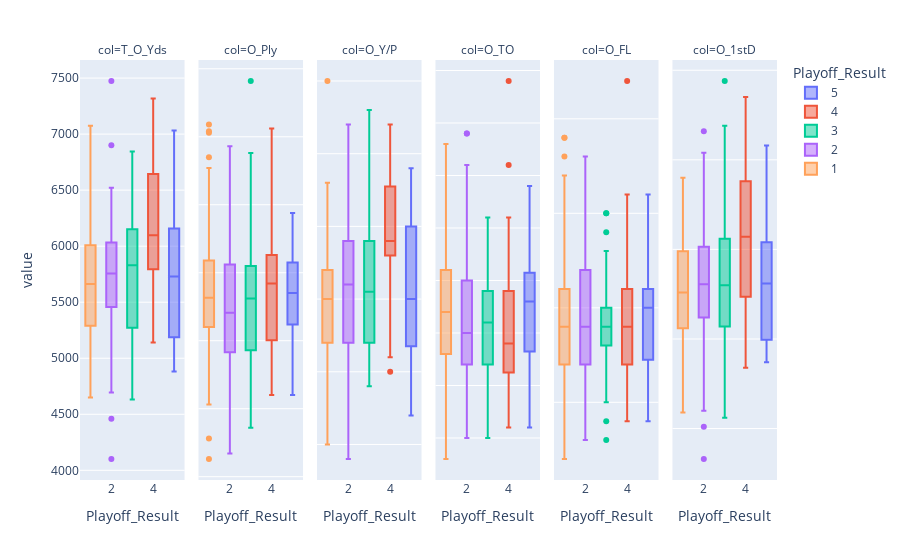

The cell this chart's notebook holds for it:
### Code cell
px.box(gen_o.melt(id_vars=['Playoff_Result'], var_name = "col" ), x = "Playoff_Result", y='value', 
       color = 'Playoff_Result',facet_col='col').update_yaxes(matches=None)

### Figure 1 — Plotly figure (JSON) as saved in the notebook; plotly's stock layout.template omitted (floating-point values rounded to 4 significant figures)
{"data": [{"alignmentgroup": "True", "hovertemplate": "Playoff_Result=%{x}<br>col=T_O_Yds<br>value=%{y}<extra></extra>", "legendgroup": "5", "marker": {"color": "#636efa"}, "name": "5", "notched": false, "offsetgroup": "5", "orientation": "v", "showlegend": true, "type": "box", "x": [5, 5, 5, 5, 5, 5, 5, 5, 5, 5, 5, 5, 5, 5, 5, 5, 5, 5, 5, 5, 5, 5, 5], "x0": " ", "xaxis": "x", "y": [5014, 4882, 5002, 5039, 5722, 5149, 6070, 5302, 4991, 6461, 5730, 6161, 5640, 5424, 5848, 5688, 6180, 5852, 6295, 6067, 6145, 6325, 7032], "y0": " ", "yaxis": "y"}, {"alignmentgroup": "True", "hovertemplate": "Playoff_Result=%{x}<br>col=O_Ply<br>value=%{y}<extra></extra>", "legendgroup": "5", "marker": {"color": "#636efa"}, "name": "5", "notched": false, "offsetgroup": "5", "orientation": "v", "showlegend": false, "type": "box", "x": [5, 5, 5, 5, 5, 5, 5, 5, 5, 5, 5, 5, 5, 5, 5, 5, 5, 5, 5, 5, 5, 5, 5], "x0": " ", "xaxis": "x2", "y": [1058, 1001, 1022, 1042, 1035, 960, 1011, 1041, 1015, 1032, 1000, 1028, 1042, 973, 1073, 1056, 1056, 1073, 1073, 976, 1017, 1058, 1094], "y0": " ", "yaxis": "y2"}, {"alignmentgroup": "True", "hovertemplate": "Playoff_Result=%{x}<br>col=O_Y/P<br>value=%{y}<extra></extra>", "legendgroup": "5", "marker": {"color": "#636efa"}, "name": "5", "notched": false, "offsetgroup": "5", "orientation": "v", "showlegend": false, "type": "box", "x": [5, 5, 5, 5, 5, 5, 5, 5, 5, 5, 5, 5, 5, 5, 5, 5, 5, 5, 5, 5, 5, 5, 5], "x0": " ", "xaxis": "x3", "y": [4.7, 4.9, 4.9, 4.8, 5.5, 5.4, 6, 5.1, 4.9, 6.3, 5.7, 6, 5.4, 5.6, 5.5, 5.4, 5.9, 5.5, 5.9, 6.2, 6, 6, 6.4], "y0": " ", "yaxis": "y3"}, {"alignmentgroup": "True", "hovertemplate": "Playoff_Result=%{x}<br>col=O_TO<br>value=%{y}<extra></extra>", "legendgroup": "5", "marker": {"color": "#636efa"}, "name": "5", "notched": false, "offsetgroup": "5", "orientation": "v", "showlegend": false, "type": "box", "x": [5, 5, 5, 5, 5, 5, 5, 5, 5, 5, 5, 5, 5, 5, 5, 5, 5, 5, 5, 5, 5, 5, 5], "x0": " ", "xaxis": "x4", "y": [26, 28, 21, 24, 27, 23, 19, 34, 25, 28, 22, 24, 16, 19, 13, 31, 11, 20, 18, 15, 17, 23, 23], "y0": " ", "yaxis": "y4"}, {"alignmentgroup": "True", "hovertemplate": "Playoff_Result=%{x}<br>col=O_FL<br>value=%{y}<extra></extra>", "legendgroup": "5", "marker": {"color": "#636efa"}, "name": "5", "notched": false, "offsetgroup": "5", "orientation": "v", "showlegend": false, "type": "box", "x": [5, 5, 5, 5, 5, 5, 5, 5, 5, 5, 5, 5, 5, 5, 5, 5, 5, 5, 5, 5, 5, 5, 5], "x0": " ", "xaxis": "x5", "y": [7, 13, 11, 11, 13, 9, 10, 14, 10, 16, 9, 8, 5, 10, 4, 8, 9, 11, 7, 10, 5, 5, 11], "y0": " ", "yaxis": "y5"}, {"alignmentgroup": "True", "hovertemplate": "Playoff_Result=%{x}<br>col=O_1stD<br>value=%{y}<extra></extra>", "legendgroup": "5", "marker": {"color": "#636efa"}, "name": "5", "notched": false, "offsetgroup": "5", "orientation": "v", "showlegend": false, "type": "box", "x": [5, 5, 5, 5, 5, 5, 5, 5, 5, 5, 5, 5, 5, 5, 5, 5, 5, 5, 5, 5, 5, 5, 5], "x0": " ", "xaxis": "x6", "y": [288, 292, 287, 294, 344, 297, 376, 321, 290, 348, 312, 331, 314, 307, 361, 314, 351, 338, 365, 350, 364, 355, 408], "y0": " ", "yaxis": "y6"}, {"alignmentgroup": "True", "hovertemplate": "Playoff_Result=%{x}<br>col=T_O_Yds<br>value=%{y}<extra></extra>", "legendgroup": "4", "marker": {"color": "#EF553B"}, "name": "4", "notched": false, "offsetgroup": "4", "orientation": "v", "showlegend": true, "type": "box", "x": [4, 4, 4, 4, 4, 4, 4, 4, 4, 4, 4, 4, 4, 4, 4, 4, 4, 4, 4, 4, 4, 4, 4], "x0": " ", "xaxis": "x", "y": [5376, 6690, 6237, 5141, 5618, 5915, 5199, 6580, 5852, 5809, 5525, 6848, 5789, 7317, 6012, 5871, 6653, 6307, 6738, 6097, 6653, 6145, 6614], "y0": " ", "yaxis": "y"}, {"alignmentgroup": "True", "hovertemplate": "Playoff_Result=%{x}<br>col=O_Ply<br>value=%{y}<extra></extra>", "legendgroup": "4", "marker": {"color": "#EF553B"}, "name": "4", "notched": false, "offsetgroup": "4", "orientation": "v", "showlegend": false, "type": "box", "x": [4, 4, 4, 4, 4, 4, 4, 4, 4, 4, 4, 4, 4, 4, 4, 4, 4, 4, 4, 4, 4, 4, 4], "x0": " ", "xaxis": "x2", "y": [1064, 1007, 1069, 1008, 960, 1020, 1042, 1058, 998, 980, 993, 1082, 969, 1156, 1021, 1060, 995, 1070, 1060, 1012, 1057, 1046, 1124], "y0": " ", "yaxis": "y2"}, {"alignmentgroup": "True", "hovertemplate": "Playoff_Result=%{x}<br>col=O_Y/P<br>value=%{y}<extra></extra>", "legendgroup": "4", "marker": {"color": "#EF553B"}, "name": "4", "notched": false, "offsetgroup": "4", "orientation": "v", "showlegend": false, "type": "box", "x": [4, 4, 4, 4, 4, 4, 4, 4, 4, 4, 4, 4, 4, 4, 4, 4, 4, 4, 4, 4, 4, 4, 4], "x0": " ", "xaxis": "x3", "y": [5.1, 6.6, 5.8, 5.1, 5.9, 5.8, 5, 6.2, 5.9, 5.9, 5.6, 6.3, 6, 6.3, 5.9, 5.5, 6.7, 5.9, 6.4, 6, 6.3, 5.9, 5.9], "y0": " ", "yaxis": "y3"}, {"alignmentgroup": "True", "hovertemplate": "Playoff_Result=%{x}<br>col=O_TO<br>value=%{y}<extra></extra>", "legendgroup": "4", "marker": {"color": "#EF553B"}, "name": "4", "notched": false, "offsetgroup": "4", "orientation": "v", "showlegend": false, "type": "box", "x": [4, 4, 4, 4, 4, 4, 4, 4, 4, 4, 4, 4, 4, 4, 4, 4, 4, 4, 4, 4, 4, 4, 4], "x0": " ", "xaxis": "x4", "y": [24, 44, 19, 31, 22, 17, 36, 15, 30, 24, 18, 17, 16, 26, 14, 19, 11, 12, 19, 23, 16, 21, 19], "y0": " ", "yaxis": "y4"}, {"alignmentgroup": "True", "hovertemplate": "Playoff_Result=%{x}<br>col=O_FL<br>value=%{y}<extra></extra>", "legendgroup": "4", "marker": {"color": "#EF553B"}, "name": "4", "notched": false, "offsetgroup": "4", "orientation": "v", "showlegend": false, "type": "box", "x": [4, 4, 4, 4, 4, 4, 4, 4, 4, 4, 4, 4, 4, 4, 4, 4, 4, 4, 4, 4, 4, 4, 4], "x0": " ", "xaxis": "x5", "y": [11, 22, 9, 15, 11, 7, 14, 6, 15, 5, 9, 5, 8, 16, 7, 9, 4, 4, 7, 10, 9, 7, 10], "y0": " ", "yaxis": "y5"}, {"alignmentgroup": "True", "hovertemplate": "Playoff_Result=%{x}<br>col=O_1stD<br>value=%{y}<extra></extra>", "legendgroup": "4", "marker": {"color": "#EF553B"}, "name": "4", "notched": false, "offsetgroup": "4", "orientation": "v", "showlegend": false, "type": "box", "x": [4, 4, 4, 4, 4, 4, 4, 4, 4, 4, 4, 4, 4, 4, 4, 4, 4, 4, 4, 4, 4, 4, 4], "x0": " ", "xaxis": "x6", "y": [310, 357, 366, 284, 301, 361, 300, 393, 328, 339, 295, 399, 322, 435, 328, 357, 379, 389, 401, 336, 397, 337, 385], "y0": " ", "yaxis": "y6"}, {"alignmentgroup": "True", "hovertemplate": "Playoff_Result=%{x}<br>col=T_O_Yds<br>value=%{y}<extra></extra>", "legendgroup": "3", "marker": {"color": "#00cc96"}, "name": "3", "notched": false, "offsetgroup": "3", "orientation": "v", "showlegend": true, "type": "box", "x": [3, 3, 3, 3, 3, 3, 3, 3, 3, 3, 3, 3, 3, 3, 3, 3, 3, 3, 3, 3, 3, 3, 3, 3, 3, 3, 3, 3, 3, 3, 3, 3, 3, 3, 3, 3, 3, 3, 3, 3, 3, 3, 3, 3, 3, 3], "x0": " ", "xaxis": "x", "y": [5776, 5961, 4923, 5887, 5604, 5272, 5035, 5874, 5084, 5184, 5766, 4950, 5369, 6264, 5931, 5044, 5608, 5184, 6074, 5136, 4631, 5616, 4974, 5419, 6846, 5906, 5180, 6152, 6178, 6506, 5991, 6533, 5962, 5900, 5710, 5855, 6067, 6810, 5528, 5805, 6224, 6343, 6387, 6746, 6216, 5768], "y0": " ", "yaxis": "y"}, {"alignmentgroup": "True", "hovertemplate": "Playoff_Result=%{x}<br>col=O_Ply<br>value=%{y}<extra></extra>", "legendgroup": "3", "marker": {"color": "#00cc96"}, "name": "3", "notched": false, "offsetgroup": "3", "orientation": "v", "showlegend": false, "type": "box", "x": [3, 3, 3, 3, 3, 3, 3, 3, 3, 3, 3, 3, 3, 3, 3, 3, 3, 3, 3, 3, 3, 3, 3, 3, 3, 3, 3, 3, 3, 3, 3, 3, 3, 3, 3, 3, 3, 3, 3, 3, 3, 3, 3, 3, 3, 3], "x0": " ", "xaxis": "x2", "y": [1023, 958, 974, 1065, 1073, 1032, 944, 1041, 969, 1012, 1030, 964, 1055, 1075, 985, 980, 1056, 1058, 1054, 1030, 936, 1087, 993, 1036, 1191, 1021, 961, 1138, 1001, 1105, 1050, 1041, 1026, 1029, 1055, 1078, 1010, 996, 1020, 949, 990, 1034, 1046, 1134, 1047, 1053], "y0": " ", "yaxis": "y2"}, {"alignmentgroup": "True", "hovertemplate": "Playoff_Result=%{x}<br>col=O_Y/P<br>value=%{y}<extra></extra>", "legendgroup": "3", "marker": {"color": "#00cc96"}, "name": "3", "notched": false, "offsetgroup": "3", "orientation": "v", "showlegend": false, "type": "box", "x": [3, 3, 3, 3, 3, 3, 3, 3, 3, 3, 3, 3, 3, 3, 3, 3, 3, 3, 3, 3, 3, 3, 3, 3, 3, 3, 3, 3, 3, 3, 3, 3, 3, 3, 3, 3, 3, 3, 3, 3, 3, 3, 3, 3, 3, 3], "x0": " ", "xaxis": "x3", "y": [5.6, 6.2, 5.1, 5.5, 5.2, 5.1, 5.3, 5.6, 5.2, 5.1, 5.6, 5.1, 5.1, 5.8, 6, 5.1, 5.3, 4.9, 5.8, 5, 4.9, 5.2, 5, 5.2, 5.7, 5.8, 5.4, 5.4, 6.2, 5.9, 5.7, 6.3, 5.8, 5.7, 5.4, 5.4, 6, 6.8, 5.4, 6.1, 6.3, 6.1, 6.1, 5.9, 5.9, 5.5], "y0": " ", "yaxis": "y3"}, {"alignmentgroup": "True", "hovertemplate": "Playoff_Result=%{x}<br>col=O_TO<br>value=%{y}<extra></extra>", "legendgroup": "3", "marker": {"color": "#00cc96"}, "name": "3", "notched": false, "offsetgroup": "3", "orientation": "v", "showlegend": false, "type": "box", "x": [3, 3, 3, 3, 3, 3, 3, 3, 3, 3, 3, 3, 3, 3, 3, 3, 3, 3, 3, 3, 3, 3, 3, 3, 3, 3, 3, 3, 3, 3, 3, 3, 3, 3, 3, 3, 3, 3, 3, 3, 3, 3, 3, 3, 3, 3], "x0": " ", "xaxis": "x4", "y": [20, 28, 24, 21, 24, 25, 22, 20, 30, 21, 16, 26, 27, 23, 24, 24, 26, 21, 18, 30, 31, 21, 10, 24, 16, 18, 18, 20, 13, 31, 14, 24, 18, 17, 14, 23, 16, 18, 13, 17, 11, 22, 24, 25, 17, 18], "y0": " ", "yaxis": "y4"}, {"alignmentgroup": "True", "hovertemplate": "Playoff_Result=%{x}<br>col=O_FL<br>value=%{y}<extra></extra>", "legendgroup": "3", "marker": {"color": "#00cc96"}, "name": "3", "notched": false, "offsetgroup": "3", "orientation": "v", "showlegend": false, "type": "box", "x": [3, 3, 3, 3, 3, 3, 3, 3, 3, 3, 3, 3, 3, 3, 3, 3, 3, 3, 3, 3, 3, 3, 3, 3, 3, 3, 3, 3, 3, 3, 3, 3, 3, 3, 3, 3, 3, 3, 3, 3, 3, 3, 3, 3, 3, 3], "x0": " ", "xaxis": "x5", "y": [9, 10, 10, 9, 13, 10, 11, 10, 14, 8, 9, 10, 15, 10, 9, 8, 10, 9, 11, 9, 10, 7, 5, 12, 7, 4, 10, 9, 7, 15, 7, 11, 3, 9, 6, 10, 9, 6, 9, 9, 6, 11, 10, 12, 8, 6], "y0": " ", "yaxis": "y5"}, {"alignmentgroup": "True", "hovertemplate": "Playoff_Result=%{x}<br>col=O_1stD<br>value=%{y}<extra></extra>", "legendgroup": "3", "marker": {"color": "#00cc96"}, "name": "3", "notched": false, "offsetgroup": "3", "orientation": "v", "showlegend": false, "type": "box", "x": [3, 3, 3, 3, 3, 3, 3, 3, 3, 3, 3, 3, 3, 3, 3, 3, 3, 3, 3, 3, 3, 3, 3, 3, 3, 3, 3, 3, 3, 3, 3, 3, 3, 3, 3, 3, 3, 3, 3, 3, 3, 3, 3, 3, 3, 3], "x0": " ", "xaxis": "x6", "y": [337, 319, 256, 314, 311, 312, 302, 348, 284, 309, 330, 278, 330, 330, 307, 278, 318, 300, 343, 280, 263, 307, 282, 312, 444, 343, 286, 378, 356, 371, 348, 373, 336, 349, 334, 332, 377, 384, 320, 317, 358, 397, 361, 419, 347, 357], "y0": " ", "yaxis": "y6"}, {"alignmentgroup": "True", "hovertemplate": "Playoff_Result=%{x}<br>col=T_O_Yds<br>value=%{y}<extra></extra>", "legendgroup": "2", "marker": {"color": "#ab63fa"}, "name": "2", "notched": false, "offsetgroup": "2", "orientation": "v", "showlegend": true, "type": "box", "x": [2, 2, 2, 2, 2, 2, 2, 2, 2, 2, 2, 2, 2, 2, 2, 2, 2, 2, 2, 2, 2, 2, 2, 2, 2, 2, 2, 2, 2, 2, 2, 2, 2, 2, 2, 2, 2, 2, 2, 2, 2, 2, 2, 2, 2, 2, 2, 2, 2, 2, 2, 2, 2, 2, 2, 2, 2, 2, 2, 2, 2, 2, 2, 2, 2, 2, 2, 2, 2, 2, 2, 2, 2, 2, 2, 2, 2, 2, 2, 2, 2, 2, 2, 2, 2, 2, 2, 2, 2, 2, 2, 2], "x0": " ", "xaxis": "x", "y": [5350, 5006, 4461, 5397, 5463, 5124, 4694, 5361, 5701, 5036, 5535, 5952, 5910, 5798, 5457, 5501, 6339, 6475, 5438, 5877, 5799, 4101, 5289, 5632, 5840, 4977, 5072, 6103, 5739, 5851, 5719, 5583, 5695, 5584, 5018, 5595, 5761, 6390, 5510, 5619, 5820, 4765, 5458, 5166, 6482, 5954, 7474, 5066, 5953, 5610, 6366, 5751, 5069, 6293, 6391, 5468, 6446, 6138, 5547, 5838, 6327, 6058, 5299, 5353, 5488, 6027, 5035, 5715, 6047, 6259, 5837, 5024, 5962, 5845, 5501, 6179, 5991, 5792, 6521, 5656, 6023, 5913, 5810, 6032, 6901, 6493, 6215, 5822, 6034, 6361, 5676, 6075], "y0": " ", "yaxis": "y"}, {"alignmentgroup": "True", "hovertemplate": "Playoff_Result=%{x}<br>col=O_Ply<br>value=%{y}<extra></extra>", "legendgroup": "2", "marker": {"color": "#ab63fa"}, "name": "2", "notched": false, "offsetgroup": "2", "orientation": "v", "showlegend": false, "type": "box", "x": [2, 2, 2, 2, 2, 2, 2, 2, 2, 2, 2, 2, 2, 2, 2, 2, 2, 2, 2, 2, 2, 2, 2, 2, 2, 2, 2, 2, 2, 2, 2, 2, 2, 2, 2, 2, 2, 2, 2, 2, 2, 2, 2, 2, 2, 2, 2, 2, 2, 2, 2, 2, 2, 2, 2, 2, 2, 2, 2, 2, 2, 2, 2, 2, 2, 2, 2, 2, 2, 2, 2, 2, 2, 2, 2, 2, 2, 2, 2, 2, 2, 2, 2, 2, 2, 2, 2, 2, 2, 2, 2, 2], "x0": " ", "xaxis": "x2", "y": [1036, 1017, 945, 1041, 942, 1080, 1020, 1030, 1082, 917, 1038, 1097, 1003, 999, 1054, 1013, 985, 968, 996, 1011, 1000, 937, 1037, 1031, 1016, 1045, 1017, 988, 1020, 975, 1022, 1056, 1021, 924, 973, 938, 972, 1020, 985, 1014, 986, 964, 1097, 1018, 988, 1046, 1117, 1017, 1090, 974, 1090, 1042, 999, 1060, 1079, 1023, 1067, 1014, 1060, 1021, 1011, 1035, 955, 1056, 990, 1010, 1071, 1012, 1051, 1000, 984, 974, 945, 1037, 1022, 1070, 1046, 1017, 1064, 970, 1045, 1022, 993, 1088, 1139, 1143, 1072, 1133, 1114, 1037, 1089, 1072], "y0": " ", "yaxis": "y2"}, {"alignmentgroup": "True", "hovertemplate": "Playoff_Result=%{x}<br>col=O_Y/P<br>value=%{y}<extra></extra>", "legendgroup": "2", "marker": {"color": "#ab63fa"}, "name": "2", "notched": false, "offsetgroup": "2", "orientation": "v", "showlegend": false, "type": "box", "x": [2, 2, 2, 2, 2, 2, 2, 2, 2, 2, 2, 2, 2, 2, 2, 2, 2, 2, 2, 2, 2, 2, 2, 2, 2, 2, 2, 2, 2, 2, 2, 2, 2, 2, 2, 2, 2, 2, 2, 2, 2, 2, 2, 2, 2, 2, 2, 2, 2, 2, 2, 2, 2, 2, 2, 2, 2, 2, 2, 2, 2, 2, 2, 2, 2, 2, 2, 2, 2, 2, 2, 2, 2, 2, 2, 2, 2, 2, 2, 2, 2, 2, 2, 2, 2, 2, 2, 2, 2, 2, 2, 2], "x0": " ", "xaxis": "x3", "y": [5.2, 4.9, 4.7, 5.2, 5.8, 4.7, 4.6, 5.2, 5.3, 5.5, 5.3, 5.4, 5.9, 5.8, 5.2, 5.4, 6.4, 6.7, 5.5, 5.8, 5.8, 4.4, 5.1, 5.5, 5.7, 4.8, 5, 6.2, 5.6, 6, 5.6, 5.3, 5.6, 6, 5.2, 6, 5.9, 6.3, 5.6, 5.5, 5.9, 4.9, 5, 5.1, 6.6, 5.7, 6.7, 5, 5.5, 5.8, 5.8, 5.5, 5.1, 5.9, 5.9, 5.3, 6, 6.1, 5.2, 5.7, 6.3, 5.9, 5.5, 5.1, 5.5, 6, 4.7, 5.6, 5.8, 6.3, 5.9, 5.2, 6.3, 5.6, 5.4, 5.8, 5.7, 5.7, 6.1, 5.8, 5.8, 5.8, 5.9, 5.5, 6.1, 5.7, 5.8, 5.1, 5.4, 6.1, 5.2, 5.7], "y0": " ", "yaxis": "y3"}, {"alignmentgroup": "True", "hovertemplate": "Playoff_Result=%{x}<br>col=O_TO<br>value=%{y}<extra></extra>", "legendgroup": "2", "marker": {"color": "#ab63fa"}, "name": "2", "notched": false, "offsetgroup": "2", "orientation": "v", "showlegend": false, "type": "box", "x": [2, 2, 2, 2, 2, 2, 2, 2, 2, 2, 2, 2, 2, 2, 2, 2, 2, 2, 2, 2, 2, 2, 2, 2, 2, 2, 2, 2, 2, 2, 2, 2, 2, 2, 2, 2, 2, 2, 2, 2, 2, 2, 2, 2, 2, 2, 2, 2, 2, 2, 2, 2, 2, 2, 2, 2, 2, 2, 2, 2, 2, 2, 2, 2, 2, 2, 2, 2, 2, 2, 2, 2, 2, 2, 2, 2, 2, 2, 2, 2, 2, 2, 2, 2, 2, 2, 2, 2, 2, 2, 2, 2], "x0": " ", "xaxis": "x4", "y": [30, 29, 26, 26, 27, 36, 24, 25, 17, 19, 27, 36, 18, 32, 39, 21, 21, 17, 16, 39, 19, 28, 27, 24, 15, 34, 23, 24, 19, 24, 21, 24, 13, 20, 17, 19, 17, 19, 36, 22, 10, 31, 17, 20, 14, 20, 19, 30, 17, 18, 25, 16, 19, 21, 19, 14, 20, 25, 23, 20, 28, 16, 15, 17, 17, 15, 24, 18, 20, 18, 18, 25, 19, 23, 17, 24, 20, 22, 15, 20, 17, 16, 18, 25, 19, 22, 13, 25, 23, 27, 16, 22], "y0": " ", "yaxis": "y4"}, {"alignmentgroup": "True", "hovertemplate": "Playoff_Result=%{x}<br>col=O_FL<br>value=%{y}<extra></extra>", "legendgroup": "2", "marker": {"color": "#ab63fa"}, "name": "2", "notched": false, "offsetgroup": "2", "orientation": "v", "showlegend": false, "type": "box", "x": [2, 2, 2, 2, 2, 2, 2, 2, 2, 2, 2, 2, 2, 2, 2, 2, 2, 2, 2, 2, 2, 2, 2, 2, 2, 2, 2, 2, 2, 2, 2, 2, 2, 2, 2, 2, 2, 2, 2, 2, 2, 2, 2, 2, 2, 2, 2, 2, 2, 2, 2, 2, 2, 2, 2, 2, 2, 2, 2, 2, 2, 2, 2, 2, 2, 2, 2, 2, 2, 2, 2, 2, 2, 2, 2, 2, 2, 2, 2, 2, 2, 2, 2, 2, 2, 2, 2, 2, 2, 2, 2, 2], "x0": " ", "xaxis": "x5", "y": [14, 14, 9, 11, 12, 16, 8, 16, 7, 9, 15, 14, 6, 11, 16, 12, 9, 7, 5, 17, 8, 13, 16, 9, 6, 12, 9, 15, 5, 5, 13, 11, 3, 9, 8, 7, 7, 10, 18, 9, 5, 11, 8, 10, 6, 11, 5, 17, 4, 8, 14, 8, 6, 10, 7, 4, 5, 14, 11, 8, 7, 8, 8, 9, 9, 9, 8, 6, 5, 10, 6, 8, 7, 12, 9, 9, 14, 8, 7, 12, 9, 8, 7, 11, 7, 6, 6, 11, 5, 13, 10, 13], "y0": " ", "yaxis": "y5"}, {"alignmentgroup": "True", "hovertemplate": "Playoff_Result=%{x}<br>col=O_1stD<br>value=%{y}<extra></extra>", "legendgroup": "2", "marker": {"color": "#ab63fa"}, "name": "2", "notched": false, "offsetgroup": "2", "orientation": "v", "showlegend": false, "type": "box", "x": [2, 2, 2, 2, 2, 2, 2, 2, 2, 2, 2, 2, 2, 2, 2, 2, 2, 2, 2, 2, 2, 2, 2, 2, 2, 2, 2, 2, 2, 2, 2, 2, 2, 2, 2, 2, 2, 2, 2, 2, 2, 2, 2, 2, 2, 2, 2, 2, 2, 2, 2, 2, 2, 2, 2, 2, 2, 2, 2, 2, 2, 2, 2, 2, 2, 2, 2, 2, 2, 2, 2, 2, 2, 2, 2, 2, 2, 2, 2, 2, 2, 2, 2, 2, 2, 2, 2, 2, 2, 2, 2, 2], "x0": " ", "xaxis": "x6", "y": [299, 295, 251, 312, 282, 299, 277, 316, 342, 300, 316, 343, 348, 315, 335, 310, 351, 379, 313, 321, 363, 233, 301, 334, 321, 312, 282, 312, 357, 322, 328, 323, 338, 301, 268, 287, 330, 335, 317, 320, 335, 260, 353, 303, 353, 321, 416, 286, 341, 311, 380, 341, 319, 373, 359, 318, 360, 342, 347, 345, 331, 335, 303, 317, 305, 358, 305, 313, 348, 332, 330, 290, 338, 346, 322, 371, 341, 346, 386, 314, 367, 355, 327, 352, 404, 398, 375, 362, 347, 367, 352, 352], "y0": " ", "yaxis": "y6"}, {"alignmentgroup": "True", "hovertemplate": "Playoff_Result=%{x}<br>col=T_O_Yds<br>value=%{y}<extra></extra>", "legendgroup": "1", "marker": {"color": "#FFA15A"}, "name": "1", "notched": false, "offsetgroup": "1", "orientation": "v", "showlegend": true, "type": "box", "x": [1, 1, 1, 1, 1, 1, 1, 1, 1, 1, 1, 1, 1, 1, 1, 1, 1, 1, 1, 1, 1, 1, 1, 1, 1, 1, 1, 1, 1, 1, 1, 1, 1, 1, 1, 1, 1, 1, 1, 1, 1, 1, 1, 1, 1, 1, 1, 1, 1, 1, 1, 1, 1, 1, 1, 1, 1, 1, 1, 1, 1, 1, 1, 1, 1, 1, 1, 1, 1, 1, 1, 1, 1, 1, 1, 1, 1, 1, 1, 1, 1, 1, 1, 1, 1, 1, 1, 1, 1, 1, 1, 1, 1, 1, 1, 1, 1, 1], "x0": " ", "xaxis": "x", "y": [6554, 4649, 7075, 6141, 4821, 5689, 4795, 4694, 5826, 5027, 5616, 5560, 5627, 5598, 4929, 5161, 6357, 6332, 5634, 5542, 5730, 5787, 4716, 5149, 5214, 4891, 5772, 5143, 4987, 5229, 5334, 5239, 5529, 5288, 5368, 5779, 6357, 6065, 4946, 5726, 5595, 6230, 5960, 6092, 6026, 5957, 6337, 5118, 6131, 5799, 5323, 5385, 6404, 5891, 6676, 5396, 5452, 5568, 6577, 5116, 5139, 5661, 5728, 5564, 5324, 5291, 5421, 5973, 5179, 4842, 6007, 5784, 5999, 5502, 5653, 5802, 5772, 5982, 5664, 5283, 6343, 5302, 5354, 5076, 5912, 6049, 6352, 6119, 6919, 5361, 6184, 6008, 5894, 6145, 5760, 6197, 5976, 6108], "y0": " ", "yaxis": "y"}, {"alignmentgroup": "True", "hovertemplate": "Playoff_Result=%{x}<br>col=O_Ply<br>value=%{y}<extra></extra>", "legendgroup": "1", "marker": {"color": "#FFA15A"}, "name": "1", "notched": false, "offsetgroup": "1", "orientation": "v", "showlegend": false, "type": "box", "x": [1, 1, 1, 1, 1, 1, 1, 1, 1, 1, 1, 1, 1, 1, 1, 1, 1, 1, 1, 1, 1, 1, 1, 1, 1, 1, 1, 1, 1, 1, 1, 1, 1, 1, 1, 1, 1, 1, 1, 1, 1, 1, 1, 1, 1, 1, 1, 1, 1, 1, 1, 1, 1, 1, 1, 1, 1, 1, 1, 1, 1, 1, 1, 1, 1, 1, 1, 1, 1, 1, 1, 1, 1, 1, 1, 1, 1, 1, 1, 1, 1, 1, 1, 1, 1, 1, 1, 1, 1, 1, 1, 1, 1, 1, 1, 1, 1, 1], "x0": " ", "xaxis": "x2", "y": [1115, 961, 1014, 1026, 953, 1041, 928, 1046, 1059, 993, 1048, 1058, 1017, 1047, 1009, 1062, 1053, 1070, 1034, 996, 1018, 1055, 985, 1021, 1003, 1013, 1015, 1004, 1037, 975, 1052, 1000, 965, 1014, 969, 1011, 1076, 1042, 1011, 975, 1063, 1038, 1067, 1088, 1073, 1015, 1058, 1015, 994, 1109, 1016, 1001, 1074, 1097, 1054, 1029, 1045, 1018, 1068, 993, 973, 1011, 1004, 1127, 913, 1018, 981, 1048, 1026, 1010, 985, 1000, 1135, 1013, 1012, 1040, 1104, 1011, 1095, 1018, 1031, 1043, 1043, 1051, 1022, 1032, 1126, 1075, 1153, 1113, 1082, 1052, 1159, 1123, 1052, 1009, 1044, 1154], "y0": " ", "yaxis": "y2"}, {"alignmentgroup": "True", "hovertemplate": "Playoff_Result=%{x}<br>col=O_Y/P<br>value=%{y}<extra></extra>", "legendgroup": "1", "marker": {"color": "#FFA15A"}, "name": "1", "notched": false, "offsetgroup": "1", "orientation": "v", "showlegend": false, "type": "box", "x": [1, 1, 1, 1, 1, 1, 1, 1, 1, 1, 1, 1, 1, 1, 1, 1, 1, 1, 1, 1, 1, 1, 1, 1, 1, 1, 1, 1, 1, 1, 1, 1, 1, 1, 1, 1, 1, 1, 1, 1, 1, 1, 1, 1, 1, 1, 1, 1, 1, 1, 1, 1, 1, 1, 1, 1, 1, 1, 1, 1, 1, 1, 1, 1, 1, 1, 1, 1, 1, 1, 1, 1, 1, 1, 1, 1, 1, 1, 1, 1, 1, 1, 1, 1, 1, 1, 1, 1, 1, 1, 1, 1, 1, 1, 1, 1, 1, 1], "x0": " ", "xaxis": "x3", "y": [5.9, 4.8, 7, 6, 5.1, 5.5, 5.2, 4.5, 5.5, 5.1, 5.4, 5.3, 5.5, 5.3, 4.9, 4.9, 6, 5.9, 5.4, 5.6, 5.6, 5.5, 4.8, 5, 5.2, 4.8, 5.7, 5.1, 4.8, 5.4, 5.1, 5.2, 5.7, 5.2, 5.5, 5.7, 5.9, 5.8, 4.9, 5.9, 5.3, 6, 5.6, 5.6, 5.6, 5.9, 6, 5, 6.2, 5.2, 5.2, 5.4, 6, 5.4, 6.3, 5.2, 5.2, 5.5, 6.2, 5.2, 5.3, 5.6, 5.7, 4.9, 5.8, 5.2, 5.5, 5.7, 5, 4.8, 6.1, 5.8, 5.3, 5.4, 5.6, 5.6, 5.2, 5.9, 5.2, 5.2, 6.2, 5.1, 5.1, 4.8, 5.8, 5.9, 5.6, 5.7, 6, 4.8, 5.7, 5.7, 5.1, 5.5, 5.5, 6.1, 5.7, 5.3], "y0": " ", "yaxis": "y3"}, {"alignmentgroup": "True", "hovertemplate": "Playoff_Result=%{x}<br>col=O_TO<br>value=%{y}<extra></extra>", "legendgroup": "1", "marker": {"color": "#FFA15A"}, "name": "1", "notched": false, "offsetgroup": "1", "orientation": "v", "showlegend": false, "type": "box", "x": [1, 1, 1, 1, 1, 1, 1, 1, 1, 1, 1, 1, 1, 1, 1, 1, 1, 1, 1, 1, 1, 1, 1, 1, 1, 1, 1, 1, 1, 1, 1, 1, 1, 1, 1, 1, 1, 1, 1, 1, 1, 1, 1, 1, 1, 1, 1, 1, 1, 1, 1, 1, 1, 1, 1, 1, 1, 1, 1, 1, 1, 1, 1, 1, 1, 1, 1, 1, 1, 1, 1, 1, 1, 1, 1, 1, 1, 1, 1, 1, 1, 1, 1, 1, 1, 1, 1, 1, 1, 1, 1, 1, 1, 1, 1, 1, 1, 1], "x0": " ", "xaxis": "x4", "y": [25, 24, 35, 29, 38, 19, 21, 22, 27, 31, 32, 28, 29, 24, 38, 29, 29, 29, 27, 18, 20, 25, 23, 17, 28, 25, 30, 26, 34, 20, 29, 22, 13, 31, 17, 21, 22, 16, 25, 23, 14, 25, 31, 25, 21, 28, 23, 22, 14, 27, 26, 23, 25, 30, 19, 18, 20, 26, 21, 17, 17, 22, 17, 20, 23, 27, 15, 14, 22, 16, 11, 21, 20, 24, 11, 16, 23, 8, 15, 19, 12, 22, 18, 27, 18, 15, 15, 16, 20, 20, 24, 23, 22, 23, 21, 21, 23, 19], "y0": " ", "yaxis": "y4"}, {"alignmentgroup": "True", "hovertemplate": "Playoff_Result=%{x}<br>col=O_FL<br>value=%{y}<extra></extra>", "legendgroup": "1", "marker": {"color": "#FFA15A"}, "name": "1", "notched": false, "offsetgroup": "1", "orientation": "v", "showlegend": false, "type": "box", "x": [1, 1, 1, 1, 1, 1, 1, 1, 1, 1, 1, 1, 1, 1, 1, 1, 1, 1, 1, 1, 1, 1, 1, 1, 1, 1, 1, 1, 1, 1, 1, 1, 1, 1, 1, 1, 1, 1, 1, 1, 1, 1, 1, 1, 1, 1, 1, 1, 1, 1, 1, 1, 1, 1, 1, 1, 1, 1, 1, 1, 1, 1, 1, 1, 1, 1, 1, 1, 1, 1, 1, 1, 1, 1, 1, 1, 1, 1, 1, 1, 1, 1, 1, 1, 1, 1, 1, 1, 1, 1, 1, 1, 1, 1, 1, 1, 1, 1], "x0": " ", "xaxis": "x5", "y": [13, 11, 12, 14, 19, 7, 7, 10, 13, 9, 13, 12, 13, 6, 19, 8, 10, 9, 9, 10, 6, 8, 9, 11, 10, 9, 9, 14, 17, 12, 18, 8, 6, 14, 5, 10, 9, 8, 12, 10, 6, 12, 9, 8, 8, 13, 7, 8, 6, 9, 10, 11, 9, 10, 10, 10, 8, 9, 11, 5, 8, 11, 8, 8, 8, 11, 5, 7, 6, 6, 3, 14, 11, 10, 4, 7, 15, 2, 6, 7, 5, 6, 7, 11, 5, 4, 4, 6, 9, 9, 10, 10, 12, 8, 8, 6, 11, 9], "y0": " ", "yaxis": "y5"}, {"alignmentgroup": "True", "hovertemplate": "Playoff_Result=%{x}<br>col=O_1stD<br>value=%{y}<extra></extra>", "legendgroup": "1", "marker": {"color": "#FFA15A"}, "name": "1", "notched": false, "offsetgroup": "1", "orientation": "v", "showlegend": false, "type": "box", "x": [1, 1, 1, 1, 1, 1, 1, 1, 1, 1, 1, 1, 1, 1, 1, 1, 1, 1, 1, 1, 1, 1, 1, 1, 1, 1, 1, 1, 1, 1, 1, 1, 1, 1, 1, 1, 1, 1, 1, 1, 1, 1, 1, 1, 1, 1, 1, 1, 1, 1, 1, 1, 1, 1, 1, 1, 1, 1, 1, 1, 1, 1, 1, 1, 1, 1, 1, 1, 1, 1, 1, 1, 1, 1, 1, 1, 1, 1, 1, 1, 1, 1, 1, 1, 1, 1, 1, 1, 1, 1, 1, 1, 1, 1, 1, 1, 1, 1], "x0": " ", "xaxis": "x6", "y": [383, 275, 380, 357, 263, 328, 274, 298, 323, 279, 324, 318, 338, 334, 259, 286, 354, 351, 320, 328, 342, 312, 268, 301, 304, 289, 336, 310, 306, 281, 307, 298, 308, 292, 321, 313, 373, 335, 295, 290, 319, 322, 351, 366, 349, 341, 349, 285, 341, 360, 292, 306, 351, 330, 355, 323, 310, 313, 379, 302, 297, 317, 324, 335, 278, 289, 329, 333, 320, 278, 322, 311, 367, 331, 329, 333, 354, 347, 338, 314, 381, 335, 322, 322, 356, 364, 367, 352, 390, 323, 349, 362, 346, 382, 337, 342, 346, 352], "y0": " ", "yaxis": "y6"}], "layout": {"annotations": [{"font": {}, "showarrow": false, "text": "col=T_O_Yds", "x": 0.075, "xanchor": "center", "xref": "paper", "y": 1, "yanchor": "bottom", "yref": "paper"}, {"font": {}, "showarrow": false, "text": "col=O_Ply", "x": 0.245, "xanchor": "center", "xref": "paper", "y": 1, "yanchor": "bottom", "yref": "paper"}, {"font": {}, "showarrow": false, "text": "col=O_Y/P", "x": 0.415, "xanchor": "center", "xref": "paper", "y": 1, "yanchor": "bottom", "yref": "paper"}, {"font": {}, "showarrow": false, "text": "col=O_TO", "x": 0.585, "xanchor": "center", "xref": "paper", "y": 1, "yanchor": "bottom", "yref": "paper"}, {"font": {}, "showarrow": false, "text": "col=O_FL", "x": 0.755, "xanchor": "center", "xref": "paper", "y": 1, "yanchor": "bottom", "yref": "paper"}, {"font": {}, "showarrow": false, "text": "col=O_1stD", "x": 0.925, "xanchor": "center", "xref": "paper", "y": 1, "yanchor": "bottom", "yref": "paper"}], "boxmode": "overlay", "legend": {"title": {"text": "Playoff_Result"}, "tracegroupgap": 0}, "margin": {"t": 60}, "xaxis": {"anchor": "y", "categoryarray": [5, 4, 3, 2, 1], "categoryorder": "array", "domain": [0, 0.15], "title": {"text": "Playoff_Result"}}, "xaxis2": {"anchor": "y2", "categoryarray": [5, 4, 3, 2, 1], "categoryorder": "array", "domain": [0.17, 0.32], "matches": "x", "title": {"text": "Playoff_Result"}}, "xaxis3": {"anchor": "y3", "categoryarray": [5, 4, 3, 2, 1], "categoryorder": "array", "domain": [0.34, 0.49], "matches": "x", "title": {"text": "Playoff_Result"}}, "xaxis4": {"anchor": "y4", "categoryarray": [5, 4, 3, 2, 1], "categoryorder": "array", "domain": [0.51, 0.66], "matches": "x", "title": {"text": "Playoff_Result"}}, "xaxis5": {"anchor": "y5", "categoryarray": [5, 4, 3, 2, 1], "categoryorder": "array", "domain": [0.68, 0.83], "matches": "x", "title": {"text": "Playoff_Result"}}, "xaxis6": {"anchor": "y6", "categoryarray": [5, 4, 3, 2, 1], "categoryorder": "array", "domain": [0.85, 1], "matches": "x", "title": {"text": "Playoff_Result"}}, "yaxis": {"anchor": "x", "domain": [0, 1], "title": {"text": "value"}}, "yaxis2": {"anchor": "x2", "domain": [0, 1], "showticklabels": false}, "yaxis3": {"anchor": "x3", "domain": [0, 1], "showticklabels": false}, "yaxis4": {"anchor": "x4", "domain": [0, 1], "showticklabels": false}, "yaxis5": {"anchor": "x5", "domain": [0, 1], "showticklabels": false}, "yaxis6": {"anchor": "x6", "domain": [0, 1], "showticklabels": false}}}
